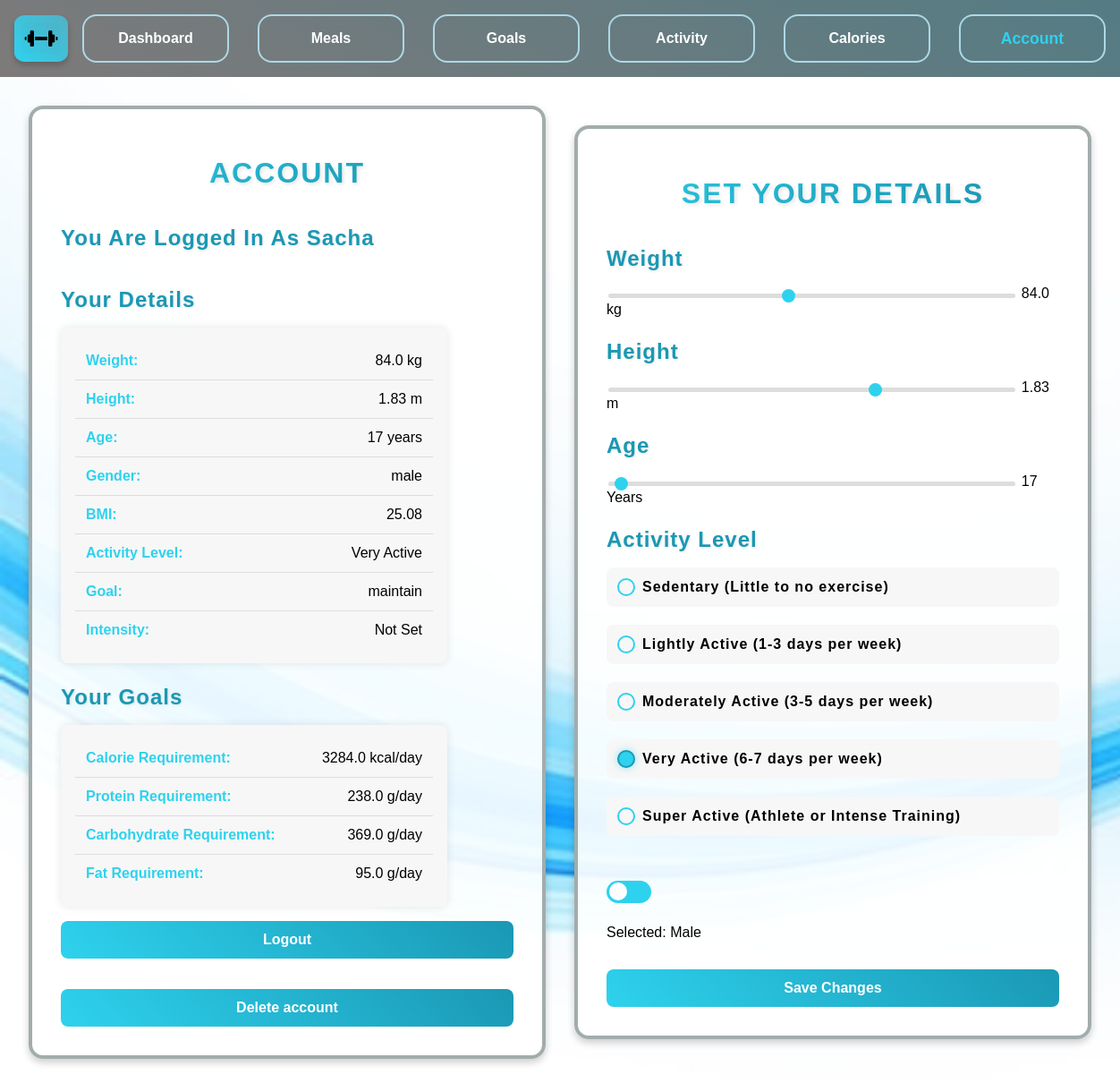
Screenshot of /account (signed in) with the database file from the repository.
### app.py (models this page shows, shortened)
class User(db.Model):
    id = db.Column(db.Integer, primary_key=True)
    username = db.Column(db.String(100))
    weight = db.Column(db.Float, default=90)
    height = db.Column(db.Float, default=1.75)
    age = db.Column(db.Integer, default=48)
    gender = db.Column(db.String(10), default='male')
    bmi = db.Column(db.Float)
    bmr = db.Column(db.Float)
    tdee = db.Column(db.Float)
    exercise_level = db.Column(db.String(20), default='sedentary')
    goal = db.Column(db.String(20), default='maintain')
    intensity = db.Column(db.String(20))
    caloriesRequired = db.Column(db.Float)
    proteinRatio = db.Column(db.Float)
    fatRatio = db.Column(db.Float)
    carbRatio = db.Column(db.Float)
    proteinRequired = db.Column(db.Float)
    fatRequired = db.Column(db.Float)
    carbRequired = db.Column(db.Float)
    caloriesRemaining = db.Column(db.Float)
    proteinRemaining = db.Column(db.Float)
    fatRemaining = db.Column(db.Float)
    carbRemaining = db.Column(db.Float)
    last_reset = db.Column(db.Date, default=lambda: datetime.now(timezone.utc).date())
    meals = db.relationship('UserMeals', backref='user', lazy=True, cascade="all, delete-orphan")

### app.py (the view, shortened to what this page needs)
@app.route('/account', methods=['POST', 'GET'])
def account():
    if 'username' not in session:
        return redirect(url_for('login'))
    username = session.get('username')
    found_user = User.query.filter_by(username=username).first()
    return render_template(
        'account.html', username=username, user_db=found_user)

### templates/account.html (shortened to what this page needs)
{% extends "base.html" %}
{% block content %}
<div class="content">
    <div class="section-box">
        <h1>Account</h1>
        <h3>You are logged in as {{username}}</h3>
        <h3>Your Details</h3>
        <ul class="user-list">
            <li><strong>Weight:</strong> {{ user_db.weight if user_db.weight else 90 }} kg</li>
            <li><strong>Height:</strong> {{ user_db.height if user_db.height else 1.75 }} m</li>
            <li><strong>Age:</strong> {{ user_db.age if user_db.age else 48 }} years</li>
            <li><strong>Gender:</strong> {{ user_db.gender if user_db.gender else 'male' }}</li>
            <li><strong>BMI:</strong> {{ user_db.bmi if user_db.bmi else 'Not Calculated' }}</li>
            <li><strong>Activity Level:</strong> {{ user_db.exercise_level.replace("_", " ").title() if user_db.exercise_level else 'Not Set' }}</li>
            <li><strong>Goal:</strong> {{ user_db.goal if user_db.goal else 'Not Set' }}</li>
            <li><strong>Intensity:</strong> {{ user_db.intensity if user_db.intensity else 'Not Set' }}</li>
        </ul>
        <h3>Your Goals</h3>
        <ul class="user-list">
            <li><strong>Calorie Requirement:</strong> {{ user_db.caloriesRequired if user_db.caloriesRequired else 'Not Set' }} kcal/day</li>
            <li><strong>Protein Requirement:</strong> {{ user_db.proteinRequired if user_db.proteinRequired else 'Not Set' }} g/day</li>
            <li><strong>Carbohydrate Requirement:</strong> {{ user_db.carbRequired if user_db.carbRequired else 'Not Set' }} g/day</li>
            <li><strong>Fat Requirement:</strong> {{ user_db.fatRequired if user_db.fatRequired else 'Not Set' }} g/day</li>
        </ul>
        <form method="POST" action='/account'>
            <button type="submit" name="action" value="logout">Logout</button>
        </form>
        <br>
        <form method="POST" action='/account'>
            <button type="submit" name="action" value="delete">Delete account</button>
        </form>
    </div>
    <div class='section-box'>
        <h1>Set Your Details</h1>
        <form method="POST" action="/account">
            <h3>Weight</h3>
            <input type="range" id="weightSlider" name="getWeight" min="40" max="140" step="1"
                value="{{ user_db.weight if user_db.weight else 70 }}"
                oninput="weightOutput.value = this.value">
            <output id="weightOutput">{{ user_db.weight if user_db.weight else 70 }}</output> kg
            <br>
            <h3>Height</h3>
            <input type="range" id="heightSlider" name="getHeight" min="1.50" max="2.00" step="0.01"
                value="{{ user_db.height if user_db.height else 1.75 }}"
                oninput="heightOutput.value = this.value">
            <output id="heightOutput">{{ user_db.height if user_db.height else 1.75 }}</output> m
            <br>
            <h3>Age</h3><br>
            <input type="range" id="ageSlider" name="getAge" min="16" max="80" step="1"
                value="{{ user_db.age if user_db.age else 25 }}"
                oninput="ageOutput.value = this.value">
            <output id="ageOutput">{{ user_db.age if user_db.age else 25 }}</output> Years
            <br>
            <h3>Activity Level</h3>
            <div class="activity-level">
                <label class="radio-button">
                    <span class="custom-radio"></span> Sedentary (Little to no exercise)
                </label>
                <label class="radio-button">
                    <span class="custom-radio"></span> Lightly Active (1-3 days per week)
                </label>
                <label class="radio-button">
                    <span class="custom-radio"></span> Moderately Active (3-5 days per week)
                </label>
                <label class="radio-button">
                    <span class="custom-radio"></span> Very Active (6-7 days per week)
                </label>
                <label class="radio-button">
                    <span class="custom-radio"></span> Super Active (Athlete or Intense Training)
                </label>
            </div>
            <br>
            <label class="switch">
                <span class="slider"></span>
            </label>
            <p>Selected: <span id="genderText">{% if gender == 'female' %}Female{% else %}Male{% endif %}</span></p>
            <button type="submit" name="action" value="updateDetails">Save Changes</button>
        </form>
    </div>
</div>
{% endblock %}

### static/style.css (style rules this page uses)
html, body { background-image: url("./images/background.jpg"); background-size: cover; background-attachment: fixed; height: 100%; margin: 0rem; display: flex; flex-direction: column; box-sizing: border-box; font-family: sans-serif; }
.section-box { display: flex; flex-direction: column; flex-grow: 1; border: 0.3rem solid rgb(163, 172, 172); padding: 2rem; margin: 1rem; border-radius: 1rem; background-color: rgba(255, 255, 255, 0.9); width: 40%; box-shadow: 0 0.25rem 0.5rem rgba(0, 0, 0, 0.2); transition: transform 0.3s ease-in-out; overflow: hidden; min-height: 16rem; }
.content { display: flex; flex-wrap: wrap; justify-content: space-between; align-items: center; padding: 1rem; }
h1 { font-size: 2rem; font-weight: bold; text-align: center; text-transform: uppercase; background: linear-gradient(45deg, #2ed2ee, #1a98b4); background-clip: text; -webkit-background-clip: text; color: transparent; letter-spacing: 2px; text-shadow: 2px 2px 4px rgba(0, 0, 0, 0.1); margin-bottom: 1rem; }
h3 { font-size: 1.5rem; font-weight: bold; color: #1a98b4; text-transform: capitalize; letter-spacing: 1px; margin-bottom: 0.75rem; padding-bottom: 0.3rem; display: inline-block; text-shadow: 1px 1px 3px rgba(0, 0, 0, 0.1); }
label { font-size: 1.2rem; font-weight: bold; margin-bottom: 0.5rem; display: block; letter-spacing: 1px; color: linear-gradient(45deg, #334043, #481ab4);; }
input[type="range"] { -webkit-appearance: none; appearance: none; width: 90%; height: 5px; background: #ddd; border-radius: 5px; outline: none; transition: background 0.3s ease-in-out; }
button, input[type="submit"] { width: 100%; padding: 0.75rem; margin-top: 1rem; border: none; border-radius: 0.5rem; background: linear-gradient(45deg, #2ed2ee, #1a98b4); color: white; font-size: 1rem; cursor: pointer; transition: all 0.3s ease-in-out; font-weight: bold; }
.activity-level, .fitness-goals { display: flex; flex-direction: column; gap: 0.75rem; margin-bottom: 1.5rem; }
.radio-button { display: flex; align-items: center; gap: 0.5rem; cursor: pointer; font-size: 1rem; font-weight: bold; padding: 0.75rem; border-radius: 0.5rem; background: #f7f7f7; transition: 0.3s ease-in-out; }
.custom-radio { width: 1rem; height: 1rem; border: 2px solid #2ed2ee; border-radius: 50%; display: flex; align-items: center; justify-content: center; transition: 0.3s ease-in-out; }
.radio-button input:checked + .custom-radio { background-color: #2ed2ee; border-color: #1a98b4; box-shadow: 0 0 8px rgba(46, 210, 238, 0.5); }
.switch { position: relative; display: inline-block; width: 3.125rem; height: 1.5625rem; }
.slider { position: absolute; cursor: pointer; top: 0; left: 0; right: 0; bottom: 0; background-color: #2ed2ee; border-radius: 1.5625rem; transition: 0.4s; }
.slider:before { position: absolute; content: ""; height: 1.25rem; width: 1.25rem; left: 0.1875rem; bottom: 0.15625rem; background-color: white; border-radius: 50%; transition: 0.4s; }
.user-list { list-style: none; padding: 1rem; margin: 0; background: #f7f7f7; border-radius: 0.5rem; box-shadow: 0 0 10px rgba(0, 0, 0, 0.1); max-width: 400px; }
.user-list li { padding: 0.75rem; font-size: 1rem; border-bottom: 1px solid #ddd; display: flex; justify-content: space-between; }
.user-list li:last-child { border-bottom: none; }
.user-list li strong { color: #2ed2ee; }

### rows the page displays
User: username "Sacha", weight "84.0", height "1.83", age "17", gender "male", bmi "25.08", exercise_level.replace "Very Active", goal "maintain", intensity "Not Set", caloriesRequired "3284.0", proteinRequired "238.0", carbRequired "369.0", fatRequired "95.0", getWeight "84", getHeight "1.83", getAge "17"
